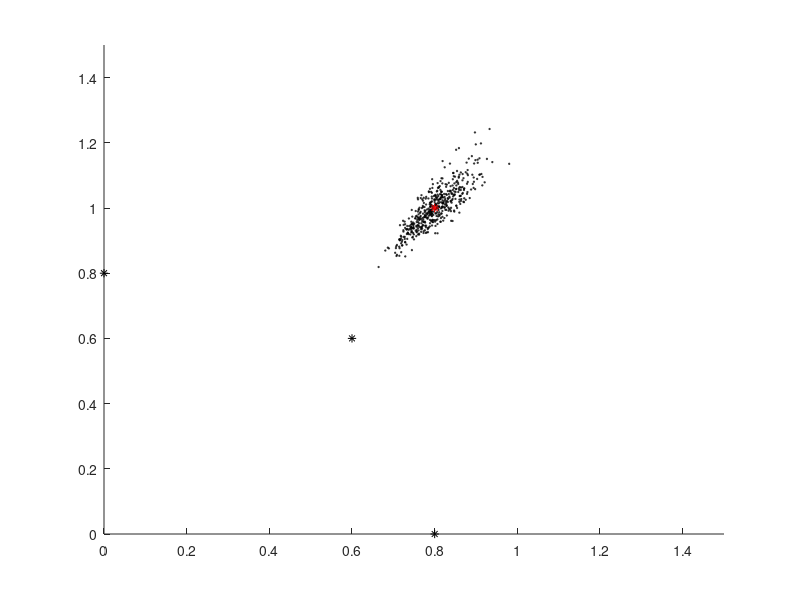
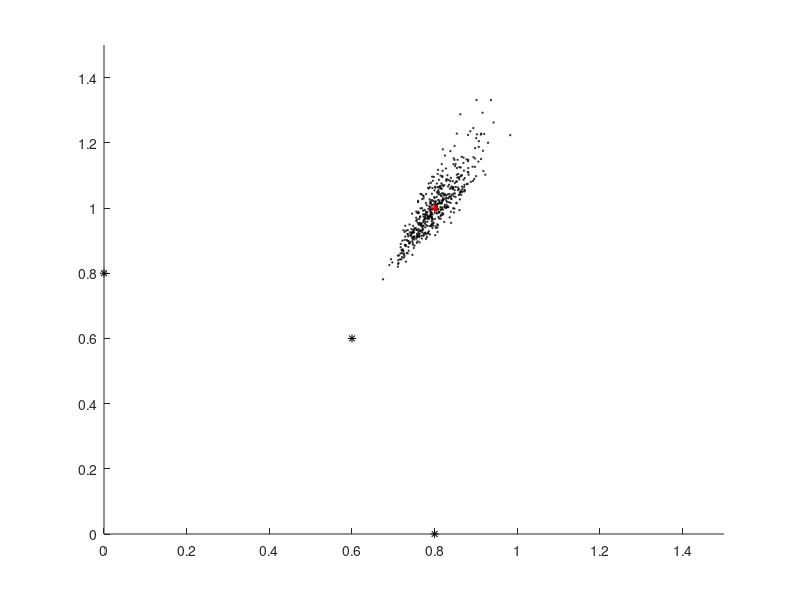
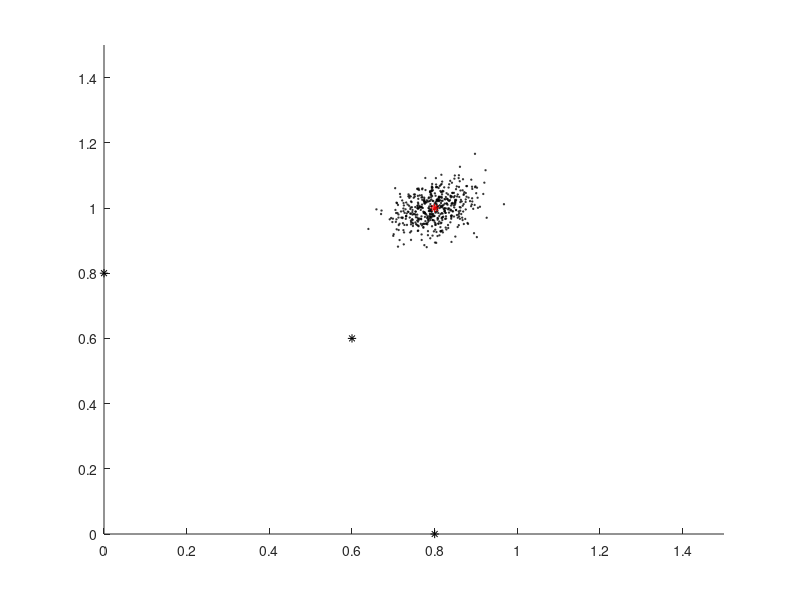

MATLAB code to generate these figures, in order:
clc
clear
close all
% n=2;
% cats=[0, 0.8; 0.8, 0];
n=3;
cats=[.6,.6; 0,0.8; 0.8,0];
mouse=[.8;1];
N=500;

for r=1:1
betaTotW=zeros(N,2);
betaTot=zeros(N,2);
beta2=zeros(N,2);

% figure
% hold on
% axis([0 1.5 0 1.5])
% raysX=zeros(3,2);
% raysY=zeros(3,2);
% faraway=10;
% slope=zeros(n,n-1);
% raysX=cell(n,n-1);
% raysY=cell(n,n-1);
tic
for p=1:N
    th=zeros(n,1);
    for i=1:n
        th(i,1)=atan((mouse(2,1)-cats(i,2))/(mouse(1,1)-cats(i,1)));
    end
    lambda=0.05;
    th=th+lambda*randn(n,1);
    dth=[lambda/1e10; 0];
    thAdj=zeros(n,1);
    beta=cell(n,n-1,length(dth));
    betaErr=zeros(n,n-1);
    for j=1:n %current cat
        for k=1:n %combined with other cats
            if j==k
                continue
            end
            for q=1:length(dth) %adjust with dth
                thAdj=th;
                thAdj(j,1)=th(j,1)+dth(q,1);
                
                A=zeros(n-1,2);
                C=zeros(n-1,1);
                A(1,:)=[tan(thAdj(j,1)), -1];
                A(2,:)=[tan(thAdj(k,1)), -1];
                
                C(1,1)=tan(thAdj(j,1))*cats(j,1)-cats(j,2);
                C(2,1)=tan(thAdj(k,1))*cats(k,1)-cats(k,2);
                
                beta{j,k,q}=A\C;
                %                 if q==2
                %                     raysX{j,k}(1,:)=[cats(j,1), beta{j,k,2}(1,1)+faraway*(beta{j,k,2}(1,1)-cats(j,1))];
                %                     raysY{j,k}(1,:)=[cats(j,2), beta{j,k,2}(2,1)+faraway*(beta{j,k,2}(2,1)-cats(j,2))];
                %                     plot(raysX{j,k}',raysY{j,k}','k')
                %                     plot(beta{j,k,q}(1,1),beta{j,k,q}(2,1),'.g')
                %                 else
                %                     plot(beta{j,k,q}(1,1),beta{j,k,q}(2,1),'.b')
                %                 end
            end
            betaErr(j,k)=norm(beta{j,k,1}-beta{j,k,2});
        end
    end
    %plot(mouse(1,1),mouse(2,1),'r*',cats(:,1),cats(:,2),'*k')
    betaErrSum=sum(betaErr,2);
    
    A=zeros(n,2);
    C=zeros(n,1);
    for i=1:n
        A(i,:)=[tan(th(i,1)), -1];
        C(i,1)=tan(th(i,1))*cats(i,1)-cats(i,2);
    end
    W=eye(n);
    betaErrSum=betaErrSum/max(betaErrSum);
    mouseDupe=zeros(n,2);
    mouseDupe(:,1)=mouse(1,1);
    mouseDupe(:,2)=mouse(2,1);
    catrange=cats-mouseDupe;
    for i=1:n
        W(i,i)=1/sqrt((catrange(i,1)^2+catrange(i,2)^2))^2;
    end
    
    betaTotW(p,:)=(A'*W*A)\(A'*W*C);
    betaTot(p,:)=A\C;
    
    %2 cats only
    A=zeros(2,2);
    C=zeros(2,1);
    for i=2:3
        A(i,:)=[tan(th(i,1)), -1];
        C(i,1)=tan(th(i,1))*cats(i,1)-cats(i,2);
    end
    beta2(p,:)=A\C;
    
end
toc
mouseBig=zeros(N,2);
mouseBig(:,1)=mouse(1,1);
mouseBig(:,2)=mouse(2,1);

betaTotWerror=betaTotW-mouseBig;
betaTotError=betaTot-mouseBig;
beta2TotError=beta2-mouseBig;
for i=1:N
    betaTotWerrorNorm=norm(betaTotWerror(i,:));
    betaTotErrorNorm=norm(betaTotError(i,:));
    beta2TotErrorNorm=norm(beta2TotError(i,:));
end
perfW(r,1)=sum(betaTotWerrorNorm)/N;
perf(r,1)=sum(betaTotErrorNorm)/N;
perf2(r,1)=sum(beta2TotErrorNorm)/N;
r
end
perfWavg=mean(perfW)
perfavg=mean(perf)
perf2avg=mean(perf2)

varPerfW=norm(var(betaTotWerror))
varPerf=norm(var(betaTotError))
varPerf2=norm(var(beta2TotError))

figure
hold on
axis([0 1.5 0 1.5])
scatter(betaTot(:,1),betaTot(:,2),1,'k')
plot(mouse(1,1),mouse(2,1),'r*',cats(:,1),cats(:,2),'*k')

figure
hold on
axis([0 1.5 0 1.5])
scatter(betaTotW(:,1),betaTotW(:,2),1,'k')
plot(mouse(1,1),mouse(2,1),'r*',cats(:,1),cats(:,2),'*k')

figure
hold on
axis([0 1.5 0 1.5])
scatter(beta2(:,1),beta2(:,2),1,'k')
plot(mouse(1,1),mouse(2,1),'r*',cats(:,1),cats(:,2),'*k')


